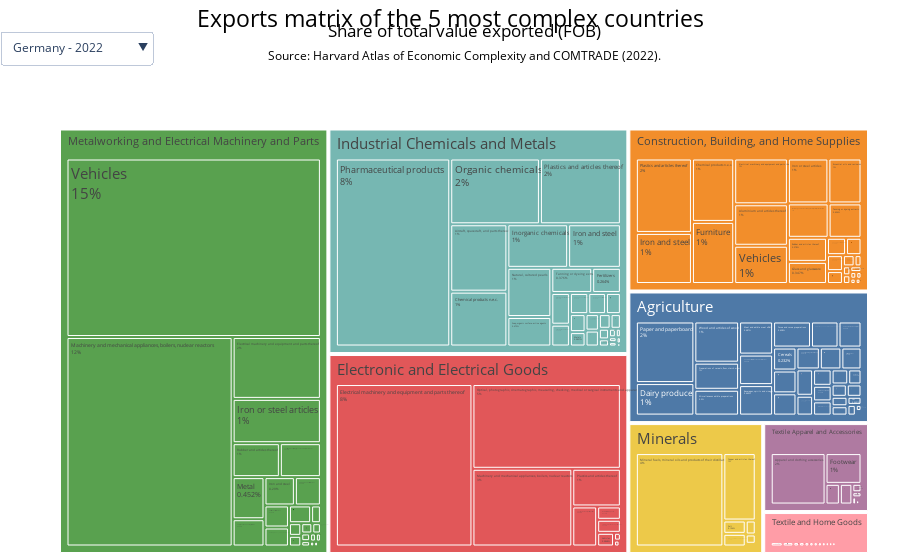

The notebook cell this image was saved under:
### Markdown cell above
#### a) Top 5

### Code cell
# Plotting a tree map 
 # See this very useful example: https://stackoverflow.com/questions/64100889/add-dropdown-menu-to-plotly-express-treemap

# Load the data
data_url = "https://raw.githubusercontent.com/IgnacioOrueta/ignacioorueta.github.io/refs/heads/main/Project/Section3/data/top5_countries.csv"
data = pd.read_csv(data_url)

# Define custom colors for each cluster_name
custom_colors = {
        'Agriculture': '#4E79A7',
        'Industrial Chemicals and Metals': '#76B7B2',
        'Textile and Home Goods': '#FF9DA7',
        'Metalworking and Electrical Machinery and Parts': '#59A14F',
        'Construction, Building, and Home Supplies': '#F28E2B',
        'Electronic and Electrical Goods': '#E15759',
        'Textile Apparel and Accessories': '#AF7AA1',
        'Minerals': '#EDC949',     
}

# Tableau colors
#4E79A7 (Blue)
#F28E2B (Orange)
#E15759 (Red)
# #76B7B2 (Teal)
# #59A14F (Green)
# #EDC949 (Yellow)
# #AF7AA1 (Purple)
#FF9DA7 (Pink)

dfs = list(data.groupby("country",))

first_title = dfs[0][0]
traces = []
buttons = []
for i,d in enumerate(dfs):
        visible = [False] * len(dfs)
        visible[i] = True
        name = d[0]
        traces.append(
            px.treemap(d[1],
                    path=['cluster_name', 'desc_hs2'],
                    values='percent_fobvalue',
                    color='cluster_name',
                    color_discrete_map=custom_colors).update_traces(visible=True if i==0 else False).data[0]
        )
        
        buttons.append(dict(label=name,
                        method="update",
                        args=[{"visible":visible}]))  # Creating the dropdown menu

updatemenus = [{
        'active': 0,
        'buttons': buttons,
        'x': 0.12,  # Adjust the x position
        'y': 1.15,  # Adjust the y position
        'xanchor': 'right',  # Anchor the dropdown to the right
        'yanchor': 'top'  # Anchor the dropdown to the top
    }]

fig = go.Figure(data=traces,
                    layout=dict(updatemenus=updatemenus))

# Add title and subtitle
fig.update_layout(
    title={
        'text': "Exports matrix of the 5 most complex countries",
        'y':0.98,
        'x':0.5,
        'xanchor': 'center',
        'yanchor': 'top',
            'font': {'size': 23, 'color': 'black'}
        },
    annotations=[
        dict(
            text="Share of total value exported (FOB)",
            x=0.5,
            y=1.18,
            xref="paper",
            yref="paper",
            showarrow=False,
            font=dict(size=17, color='black')
            ),
        dict(
            text="Source: Harvard Atlas of Economic Complexity and COMTRADE (2022).",
            x=0.5,
            y=1.12,
            xref="paper",
            yref="paper",
            showarrow=False,
            font=dict(size=12, color='black')
        )
        ],
    margin=dict(t=100, l=25, r=25, b=0),
    showlegend=True,
    )

# Show percentages in each quadrant
fig.update_traces(textinfo='label+percent entry', textfont_size=15)

# Create white borders between categories
fig.update_traces(marker=dict(line=dict(width=1)))

# Remove all tooltips except the label and category
fig.update_traces(hovertemplate='%{label}<br>%{value:.1f}%<br>Category: %{customdata[0]}<extra></extra>')

# Erase the border of the treemap graph
fig.update_layout(xaxis_showgrid=False, yaxis_showgrid=False)

# Remove the outer border of the chart
fig.update_layout(
        paper_bgcolor='white',
        plot_bgcolor='white',
        margin=dict(t=100, l=25, r=25, b=0)
)
    
pio.write_json(fig, '../figures/figure3.json', pretty=True) # JSON
pio.write_html(fig, '../figures/figure3.html') #HTML 

# Show the figure
fig.show()

### Figure 1 — Plotly figure (JSON) as saved in the notebook; plotly's stock layout.template omitted (floating-point values rounded to 4 significant figures; data arrays with more than 128 entries replaced by an {"elided": "..."} marker saying what was removed)
{"data": [{"branchvalues": "total", "customdata": {"elided": "190x1 str values"}, "domain": {"x": [0, 1], "y": [0, 1]}, "hovertemplate": "%{label}<br>%{value:.1f}%<br>Category: %{customdata[0]}<extra></extra>", "ids": {"elided": "190 str values"}, "labels": {"elided": "190 str values"}, "marker": {"colors": {"elided": "190 str values"}, "line": {"width": 1}}, "name": "", "parents": {"elided": "190 str values"}, "textfont": {"size": 15}, "textinfo": "label+percent entry", "type": "treemap", "values": {"elided": "190 float values"}, "visible": true}, {"branchvalues": "total", "customdata": {"elided": "192x1 str values"}, "domain": {"x": [0, 1], "y": [0, 1]}, "hovertemplate": "%{label}<br>%{value:.1f}%<br>Category: %{customdata[0]}<extra></extra>", "ids": {"elided": "192 str values"}, "labels": {"elided": "192 str values"}, "marker": {"colors": {"elided": "192 str values"}, "line": {"width": 1}}, "name": "", "parents": {"elided": "192 str values"}, "textfont": {"size": 15}, "textinfo": "label+percent entry", "type": "treemap", "values": {"elided": "192 float values"}, "visible": false}, {"branchvalues": "total", "customdata": {"elided": "190x1 str values"}, "domain": {"x": [0, 1], "y": [0, 1]}, "hovertemplate": "%{label}<br>%{value:.1f}%<br>Category: %{customdata[0]}<extra></extra>", "ids": {"elided": "190 str values"}, "labels": {"elided": "190 str values"}, "marker": {"colors": {"elided": "190 str values"}, "line": {"width": 1}}, "name": "", "parents": {"elided": "190 str values"}, "textfont": {"size": 15}, "textinfo": "label+percent entry", "type": "treemap", "values": {"elided": "190 float values"}, "visible": false}, {"branchvalues": "total", "customdata": {"elided": "191x1 str values"}, "domain": {"x": [0, 1], "y": [0, 1]}, "hovertemplate": "%{label}<br>%{value:.1f}%<br>Category: %{customdata[0]}<extra></extra>", "ids": {"elided": "191 str values"}, "labels": {"elided": "191 str values"}, "marker": {"colors": {"elided": "191 str values"}, "line": {"width": 1}}, "name": "", "parents": {"elided": "191 str values"}, "textfont": {"size": 15}, "textinfo": "label+percent entry", "type": "treemap", "values": {"elided": "191 float values"}, "visible": false}, {"branchvalues": "total", "customdata": {"elided": "192x1 str values"}, "domain": {"x": [0, 1], "y": [0, 1]}, "hovertemplate": "%{label}<br>%{value:.1f}%<br>Category: %{customdata[0]}<extra></extra>", "ids": {"elided": "192 str values"}, "labels": {"elided": "192 str values"}, "marker": {"colors": {"elided": "192 str values"}, "line": {"width": 1}}, "name": "", "parents": {"elided": "192 str values"}, "textfont": {"size": 15}, "textinfo": "label+percent entry", "type": "treemap", "values": {"elided": "192 float values"}, "visible": false}], "layout": {"annotations": [{"font": {"color": "black", "size": 17}, "showarrow": false, "text": "Share of total value exported (FOB)", "x": 0.5, "xref": "paper", "y": 1.18, "yref": "paper"}, {"font": {"color": "black", "size": 12}, "showarrow": false, "text": "Source: Harvard Atlas of Economic Complexity and COMTRADE (2022).", "x": 0.5, "xref": "paper", "y": 1.12, "yref": "paper"}], "margin": {"b": 0, "l": 25, "r": 25, "t": 100}, "paper_bgcolor": "white", "plot_bgcolor": "white", "showlegend": true, "title": {"font": {"color": "black", "size": 23}, "text": "Exports matrix of the 5 most complex countries", "x": 0.5, "xanchor": "center", "y": 0.98, "yanchor": "top"}, "updatemenus": [{"active": 0, "buttons": [{"args": [{"visible": [true, false, false, false, false]}], "label": "Germany - 2022", "method": "update"}, {"args": [{"visible": [false, true, false, false, false]}], "label": "Japan - 2022", "method": "update"}, {"args": [{"visible": [false, false, true, false, false]}], "label": "Rep. of Korea - 2022", "method": "update"}, {"args": [{"visible": [false, false, false, true, false]}], "label": "Singapore - 2022", "method": "update"}, {"args": [{"visible": [false, false, false, false, true]}], "label": "Switzerland - 2022", "method": "update"}], "x": 0.12, "xanchor": "right", "y": 1.15, "yanchor": "top"}], "xaxis": {"showgrid": false}, "yaxis": {"showgrid": false}}}
